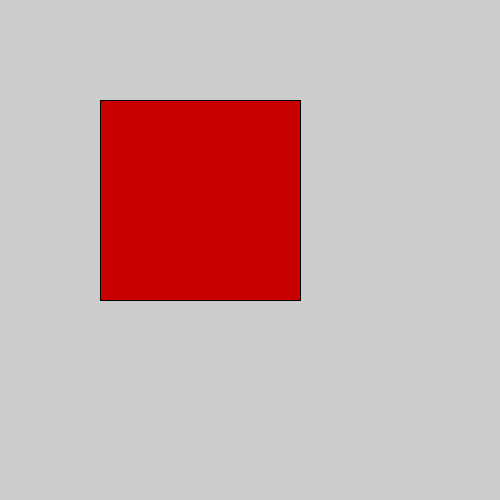
Frame 1 (no input)
Frame 60 (the mouse pressed at the canvas centre just before this capture): identical to frame 1, image omitted
Frame 120 (the mouse held since frame 60 and released just before this capture): identical to frame 1, image omitted

The Processing sketch that drew this single still picture (run headless with seeded random() and noise(); from frame 60 on, the mouse is pressed at the canvas centre):

// Processing sketch: lerpColor01
// ── lerpColor01.pde
color col1 = color(200, 0, 0);
color col2 = color(0, 200, 0);
color col3 = color(0, 0, 200);
color currentColor = col1;

void setup () {
  size(500, 500);
// colorMode(HSB, 100);
}


void draw () {
 
  if(keyPressed == true){
    float lerpFactor = 0.05; 
// 1
    if(key == '1'){
      currentColor = lerpColor(currentColor, col1, lerpFactor);
    }
// 2
    if(key == '2'){
      currentColor = lerpColor(currentColor, col2, lerpFactor);
    }

// 3
    if(key == '3'){
      currentColor = lerpColor(currentColor, col3, lerpFactor);
    }

  }//END KeyPressed

  fill(currentColor);
  rect(100, 100, 200, 200);
  
  

}
